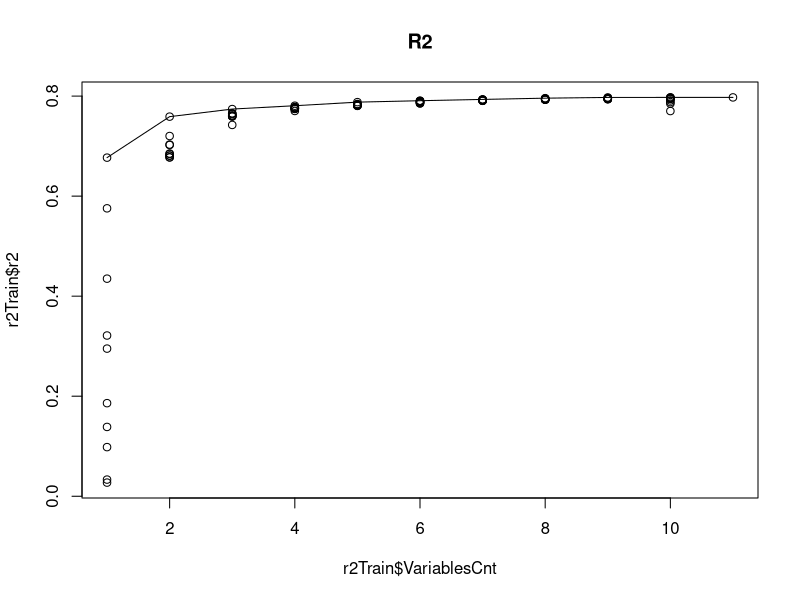
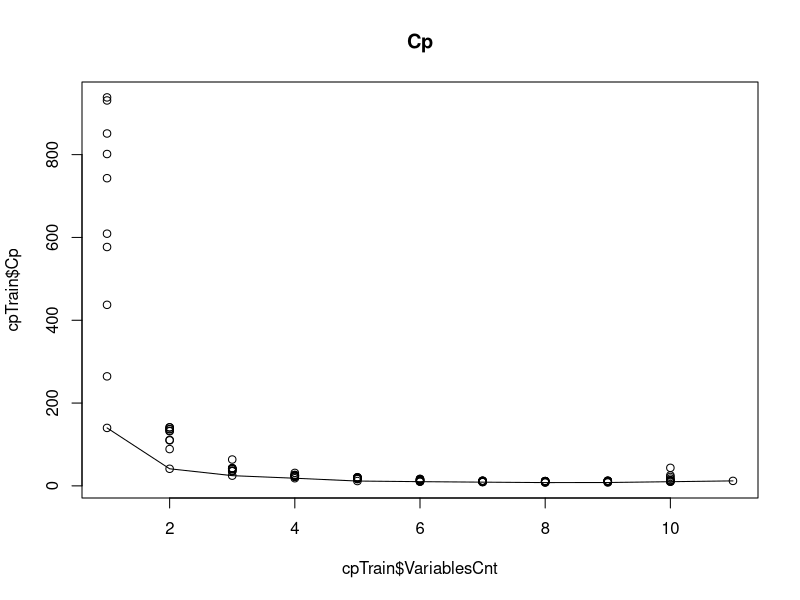

R code for these plots, in order:
## ---- chunk 1
library(MASS)
library(dplyr)
df <- read.csv(file="data/9.31.csv")
df$id <- NULL
idx1 <- seq(1,dim(df)[1], by=2)
idx2 <- seq(2,dim(df)[1], by=2)

dfValidate <- df[idx1,]
dfTrain <- df[idx2,]

nullModel <- lm(Sales ~ 1, data=dfTrain) # just the intercept
fullModel <- lm(Sales ~ ., data=dfTrain) # all parameters
addterm(nullModel, scope=fullModel, test="F")
## ---- chunk 2
newModel <- lm(Sales ~ FinisSq, data=dfTrain)
addterm(newModel, scope=fullModel, test="F")
## ---- chunk 3
newModel <- lm(Sales ~ FinisSq + Quality, data=dfTrain)
addterm(newModel, scope=fullModel, test="F")
## ---- chunk 4
newModel <- lm(Sales ~ FinisSq + Quality + Style, data=dfTrain)
addterm(newModel, scope=fullModel, test="F")
## ---- chunk 5
newModel <- lm(Sales ~ FinisSq + Quality + Style + LotSize, data=dfTrain)
addterm(newModel, scope=fullModel, test="F")
## ---- chunk 6
newModel <- lm(Sales ~ FinisSq + Quality + Style + LotSize + YearBuilt, data=dfTrain)
addterm(newModel, scope=fullModel, test="F")
## ---- chunk 7
modelStr <- paste("FinisSq", "Quality", "Style", "LotSize", "YearBuilt", sep=" ")

library(leaps)

evaluateRegressionModel <- function(x, y, method, names, printResult){
  result <- leaps(x=x, y=y,method=method,names=names)
  labels <- result$label[2:length(result$label)]
  
  Variables <- vector()
  VariablesCnt <- vector()
  metric <- vector()
  
  for(rowIdx in 1:dim(result$which)[1]){
    selected <- result$which[rowIdx,]
    VariablesCnt <- c(VariablesCnt, sum(result$which[rowIdx,]))
    vars <- paste(labels[selected], collapse=" ")
    Variables <- c(Variables, vars)  
    
    thisMetric <- switch(method,
                     r2=result$r2[rowIdx],
                     Cp=result$Cp[rowIdx],
                     adjr2=result$adjr2[rowIdx])
              
    metric <- c(metric, thisMetric)
  }
  
  out <- data.frame(Variables, VariablesCnt, metric)
  names(out)[3] = method
  
  if(printResult == T){
    print(out)  
  }
  
  return(out)
}

r2Train <- evaluateRegressionModel(x=as.matrix(dfTrain[,2:dim(dfTrain)[2]]),
                                  y=dfTrain$Sales,
                                  method="r2",
                                  names=names(dfTrain)[2:dim(dfTrain)[2]],
                                  FALSE)

df_tbl <- tbl_df(r2Train) %>% 
            group_by(VariablesCnt) %>% 
            summarize(MaxR2 = max(r2))

plot(x=r2Train$VariablesCnt, y=r2Train$r2, main="R2")
lines(df_tbl$VariablesCnt, df_tbl$MaxR2)

cpTrain <- evaluateRegressionModel(x=as.matrix(dfTrain[,2:dim(dfTrain)[2]]),
                                  y=dfTrain$Sales,
                                  method="Cp",
                                  names=names(dfTrain)[2:dim(dfTrain)[2]],
                                  FALSE)

df_tbl <- tbl_df(cpTrain) %>% 
            group_by(VariablesCnt) %>% 
            summarize(MinCp = min(Cp))

plot(x=cpTrain$VariablesCnt, y=cpTrain$Cp, main="Cp")
lines(df_tbl$VariablesCnt, df_tbl$MinCp)
## ---- chunk 8
r2Validate <- evaluateRegressionModel(x=as.matrix(dfValidate[,2:dim(dfValidate)[2]]),
                                  y=dfValidate$Sales,
                                  method="r2",
                                  names=names(dfValidate)[2:dim(dfValidate)[2]],
                                  FALSE)

cpValidate <- evaluateRegressionModel(x=as.matrix(dfValidate[,2:dim(dfValidate)[2]]),
                                  y=dfValidate$Sales,
                                  method="Cp",
                                  names=names(dfValidate)[2:dim(dfValidate)[2]],
                                  FALSE)

df_r2V <- tbl_df(r2Validate) %>% 
            group_by(VariablesCnt) %>% 
            summarize(MaxR2 = max(r2))


df_r2T <- tbl_df(r2Train) %>% 
            group_by(VariablesCnt) %>% 
            summarize(MaxR2 = max(r2))


df_cpV <- tbl_df(cpValidate) %>% 
            group_by(VariablesCnt) %>% 
            summarize(MinCp = min(Cp))

df_cpT <- tbl_df(cpTrain) %>% 
            group_by(VariablesCnt) %>% 
            summarize(MinCp = min(Cp))

fullRegressionAnova <- function(lm_anova, printResult){
  VariationSource <- c("Regression", rownames(lm_anova), "Total")
  SSR <- sum(lm_anova$"Sum Sq"[1:(length(lm_anova$"Sum Sq")-1)])
  SST <- sum(lm_anova$"Sum Sq")
  DFReg <- sum(lm_anova$"Df"[1:(length(lm_anova$"Df")-1)])
  MSE <- lm_anova$"Mean Sq"[length(lm_anova$"Mean Sq")]
  MSR <- SSR / DFReg  
  
  SS <- c(SSR,lm_anova$"Sum Sq",SST)
  MS <- c(MSR, lm_anova$"Mean Sq", NA)
  DF <- c(DFReg, lm_anova$"Df", sum(lm_anova$"Df"))
  F_stat <- MSR / MSE
  F_stats <-c(F_stat, lm_anova$"F value",NA)
  df_out <- data.frame(VariationSource, DF,SS, MS, F_stats)
  
  if(printResult == T){
    print(df_out)  
  }
  
  return(df_out)
}

PRESS <- function(linear.model) {
  pr <- residuals(linear.model) / (1-lm.influence(linear.model)$hat)
  press <- sum(pr^2)
  return(press)
}

result1T <- lm(Sales ~ FinisSq + Quality + Style + LotSize + YearBuilt, data=dfTrain)
result1V <- lm(Sales ~ FinisSq + Quality + Style + LotSize + YearBuilt, data=dfValidate)

result1T_aov <- fullRegressionAnova(anova(result1T), F)
result1V_aov <- fullRegressionAnova(anova(result1V), F)

result2T <- lm(Sales ~ FinisSq + Quality + Style + LotSize, data=dfTrain)
result2V <- lm(Sales ~ FinisSq + Quality + Style + LotSize, data=dfValidate)

result2T_aov <- fullRegressionAnova(anova(result2T), F)
result2V_aov <- fullRegressionAnova(anova(result2V), F)


Statistic <- c("p", "SSEp", "PRESSp", "Cp", "MSEp", "R2p")
model1T <- c(5,
             result1T_aov$SS[(length(result1T_aov$SS)-1)],
             PRESS(result1T),
             df_cpT$MinCp[5],
             result1T_aov$MS[(length(result1T_aov$MS)-1)],
             df_r2T$MaxR2[5])

model1V <- c(5,
             result1V_aov$SS[(length(result1V_aov$SS)-1)],
             PRESS(result1V),
             df_cpV$MinCp[5],
             result1V_aov$MS[(length(result1V_aov$MS)-1)],
             df_r2V$MaxR2[5])

model2T <- c(4,
             result2T_aov$SS[(length(result2T_aov$SS)-1)],
             PRESS(result2T),
             df_cpT$MinCp[4],
             result2T_aov$MS[(length(result2T_aov$MS)-1)],
             df_r2T$MaxR2[4])


model2V <- c(4,
             result2V_aov$SS[(length(result2V_aov$SS)-1)],
             PRESS(result2V),
             df_cpV$MinCp[4],
             result2V_aov$MS[(length(result2V_aov$MS)-1)],
             df_r2V$MaxR2[4])

df_test <- data.frame(Statistic=Statistic,
                      Model1Train=round(model1T,3),
                      Model1Validate=round(model1V,3),
                      Model2Train=round(model2T,3),
                      Model2Validate=round(model2V,3))

## ---- chunk 9
print(result1T)
## ---- chunk 10
print(result1V)
## ---- chunk 11
print(result2T)
## ---- chunk 12
print(result2V)
## ---- chunk 13
library(knitr)
options(scipen=999)
kable(df_test)
